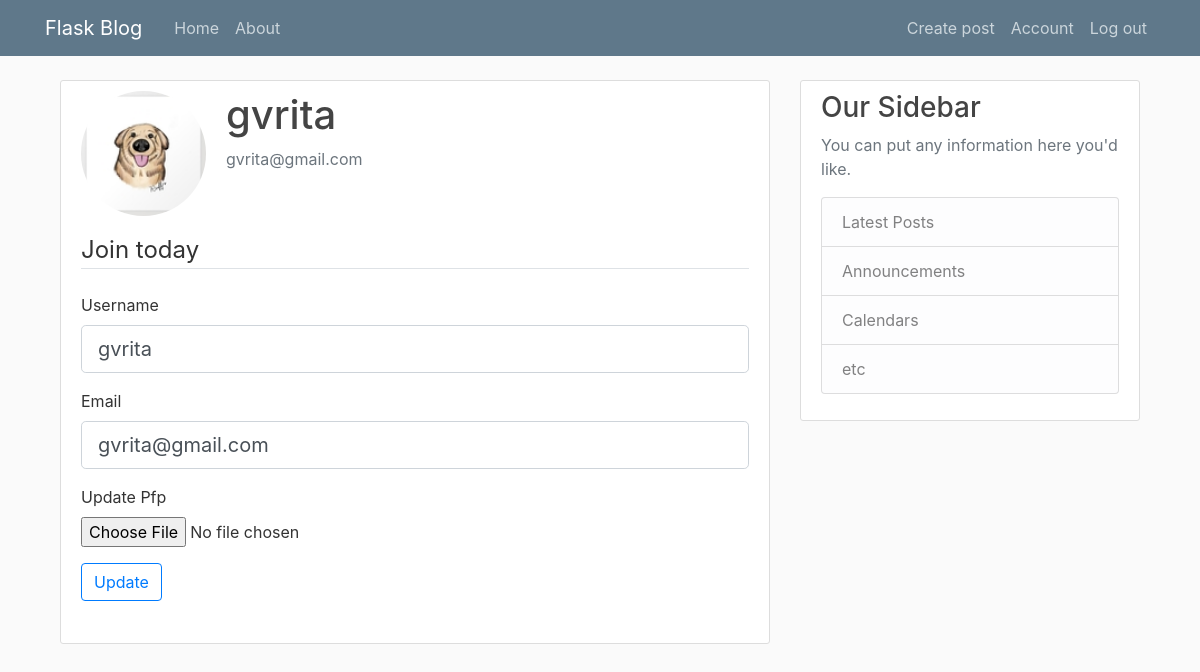
The page /account (signed in) on the database its author committed.
### flaskblog/models.py (models this page shows, shortened)
class User(db.Model, UserMixin):
    id = db.Column(db.Integer, primary_key=True)
    username = db.Column(db.String(20), unique=True, nullable=False)
    email = db.Column(db.String(120), unique=True, nullable=False)
    image_file = db.Column(db.String(20), nullable=False,
                           default='default.jpg')
    password = db.Column(db.String(60), nullable=False)
    posts = db.relationship('Post', backref='author', lazy=True)

### flaskblog/routes.py (the view)
@app.route('/account', methods=["GET", "POST"])
@login_required
def account():
    form = AccountForm()
    if form.validate_on_submit():
        if form.picture.data:
            try:
                path = os.path.join(
                    app.root_path, 'static/profile_pics', current_user.image_file)
                os.remove(path)
            except:
                pass
            picture_name = save_picture(form.picture.data)
            current_user.image_file = picture_name
        current_user.username = form.username.data
        current_user.email = form.email.data
        db.session.commit()
        flash("successfully updated", 'success')
    elif request.method == 'GET':
        form.username.data = current_user.username
        form.email.data = current_user.email
    return render_template('account.html', form=form)

### flaskblog/forms.py (shortened to what this page needs)
class AccountForm(FlaskForm):
    username = StringField("Username", validators=[DataRequired()])
    email = StringField("Email", validators=[DataRequired()])
    picture = FileField("Update Pfp", validators=[FileAllowed(['jpg', 'png'])])
    submit = SubmitField("Update")

### flaskblog/models.py (called while the page is built)
@login_manager.user_loader
def load_user(user_id):
    return User.query.get(int(user_id))

### flaskblog/templates/account.html (shortened to what this page needs)
{% extends 'layout.html' %}
{% block body %}
    <div class="content-section">
      <div class="media">
        <img class="rounded-circle account-img" src="{{url_for('static',filename='profile_pics/'+current_user.image_file)}}">
        <div class="media-body">
          <h2 class="account-heading">{{current_user.username}}</h2>
          <p class="text-secondary">{{current_user.email}}</p>
        </div>
      </div>
      <form action="" method="POST" enctype="multipart/form-data">
            <fieldset class='form-group'>
                <legend class="border-bottom mb-4">Join today</legend>
                <div class='form-group'>
                    {{form.username.label(class='form-control-label')}}
                    {% if form.username.errors %}
                         {{form.username(class='form-control form-control-lg is-invalid')}}
                         <div class="invalid-feedback">
                             {% for error in form.username.errors%}
                                <span>{{error}}</span>
                             {% endfor %}
                         </div>
                    {% else %}
                        {{form.username(class='form-control form-control-lg')}}
                    {% endif %}
                </div>
                <div class='form-group'>
                    {{form.email.label(class='form-control-label')}}
                    {% if form.email.errors %}
                         {{form.email(class='form-control form-control-lg is-invalid')}}
                         <div class="invalid-feedback">
                             {% for error in form.email.errors%}
                                <span>{{error}}</span>
                             {% endfor %}
                         </div>
                    {% else %}
                        {{form.email(class='form-control form-control-lg')}}
                    {% endif %}
                </div>
                <div class='form-group'>
                    {{form.picture.label(class='form-control-label')}}
                    {{form.picture(class='form-control-file')}}
                </div>
                <div class='form-group mt-3'>
                    {{form.submit(class='btn btn-outline-primary')}}
                </div>
            </fieldset>
        </form>
    </div>
{% endblock%}

### flaskblog/static/main.css (style rules this page uses)
body { background: #fafafa; color: #333333; margin-top: 5rem; }
h1, h2, h3, h4, h5, h6 { color: #444444; }
.content-section { background: #ffffff; padding: 10px 20px; border: 1px solid #dddddd; border-radius: 3px; margin-bottom: 20px; }
.account-img { height: 125px; width: 125px; margin-right: 20px; margin-bottom: 16px; }
.account-heading { font-size: 2.5rem; }

### rows shown on the page
User: image_file (placeholder picture), username "gvrita", email "gvrita@gmail.com"
